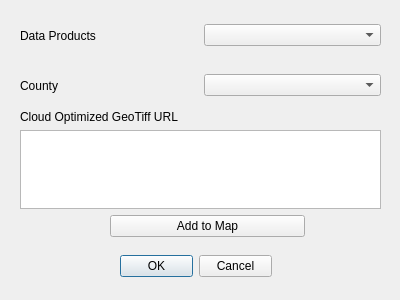
<?xml version="1.0" encoding="UTF-8"?>
<ui version="4.0">
 <class>IndianaLidarDialogBase</class>
 <widget class="QDialog" name="IndianaLidarDialogBase">
  <property name="geometry">
   <rect>
    <x>0</x>
    <y>0</y>
    <width>400</width>
    <height>300</height>
   </rect>
  </property>
  <property name="windowTitle">
   <string>Indiana LiDAR</string>
  </property>
  <widget class="QDialogButtonBox" name="button_box">
   <property name="geometry">
    <rect>
     <x>120</x>
     <y>250</y>
     <width>152</width>
     <height>32</height>
    </rect>
   </property>
   <property name="orientation">
    <enum>Qt::Horizontal</enum>
   </property>
   <property name="standardButtons">
    <set>QDialogButtonBox::Cancel|QDialogButtonBox::Ok</set>
   </property>
  </widget>
  <widget class="QWidget" name="horizontalLayoutWidget">
   <property name="geometry">
    <rect>
     <x>20</x>
     <y>10</y>
     <width>361</width>
     <height>51</height>
    </rect>
   </property>
   <layout class="QHBoxLayout" name="horizontalLayout">
    <item>
     <widget class="QLabel" name="label_data_products">
      <property name="text">
       <string>Data Products</string>
      </property>
     </widget>
    </item>
    <item>
     <widget class="QComboBox" name="comboBox_data_products"/>
    </item>
   </layout>
  </widget>
  <widget class="QWidget" name="horizontalLayoutWidget_2">
   <property name="geometry">
    <rect>
     <x>20</x>
     <y>60</y>
     <width>361</width>
     <height>51</height>
    </rect>
   </property>
   <layout class="QHBoxLayout" name="horizontalLayout_2">
    <item>
     <widget class="QLabel" name="label_county">
      <property name="text">
       <string>County</string>
      </property>
     </widget>
    </item>
    <item>
     <widget class="QComboBox" name="comboBox_county"/>
    </item>
   </layout>
  </widget>
  <widget class="QWidget" name="verticalLayoutWidget">
   <property name="geometry">
    <rect>
     <x>20</x>
     <y>110</y>
     <width>361</width>
     <height>99</height>
    </rect>
   </property>
   <layout class="QVBoxLayout" name="verticalLayout">
    <item>
     <widget class="QLabel" name="label_cog_url">
      <property name="text">
       <string>Cloud Optimized GeoTiff URL</string>
      </property>
     </widget>
    </item>
    <item>
     <widget class="QTextEdit" name="textEdit_cog_url"/>
    </item>
   </layout>
  </widget>
  <widget class="QWidget" name="">
   <property name="geometry">
    <rect>
     <x>110</x>
     <y>210</y>
     <width>195</width>
     <height>32</height>
    </rect>
   </property>
   <layout class="QHBoxLayout" name="horizontalLayout_3">
    <item>
     <widget class="QPushButton" name="pushButton_add">
      <property name="text">
       <string>Add to Map</string>
      </property>
     </widget>
    </item>
   </layout>
  </widget>
 </widget>
 <resources/>
 <connections>
  <connection>
   <sender>button_box</sender>
   <signal>accepted()</signal>
   <receiver>IndianaLidarDialogBase</receiver>
   <slot>accept()</slot>
   <hints>
    <hint type="sourcelabel">
     <x>20</x>
     <y>20</y>
    </hint>
    <hint type="destinationlabel">
     <x>20</x>
     <y>20</y>
    </hint>
   </hints>
  </connection>
  <connection>
   <sender>button_box</sender>
   <signal>rejected()</signal>
   <receiver>IndianaLidarDialogBase</receiver>
   <slot>reject()</slot>
   <hints>
    <hint type="sourcelabel">
     <x>20</x>
     <y>20</y>
    </hint>
    <hint type="destinationlabel">
     <x>20</x>
     <y>20</y>
    </hint>
   </hints>
  </connection>
 </connections>
</ui>
